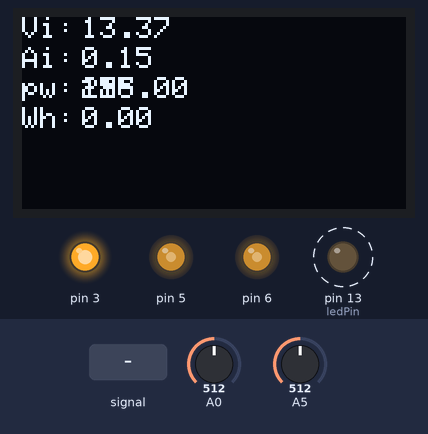
Recording of a sketch running on a simulated Arduino Uno, built with avr-gcc and run on an emulated ATmega328P. On the bench: 128×64 one-colour display, output pins drawn as LEDs (lit = HIGH). Dashed ring = blinking. Inputs (shaded band) come from the test bench; at power-on: A0 = 512, A5 = 512. The display library's start-up logo is not drawn; what the sketch prints to the serial monitor is not drawn.

Above: at 2.6 s.
3.3 s: A0 set to 716
At 6.0 s:
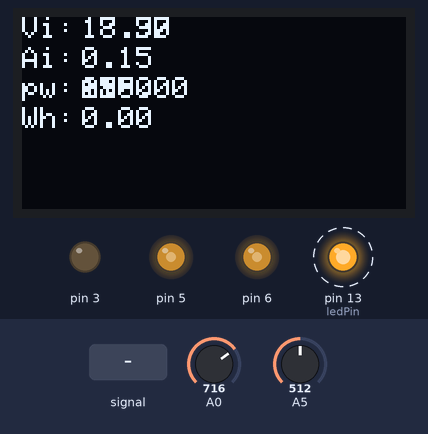
6.3 s: A5 fed a 200 Hz sine of ±255 counts around its level
At 6.52 s:
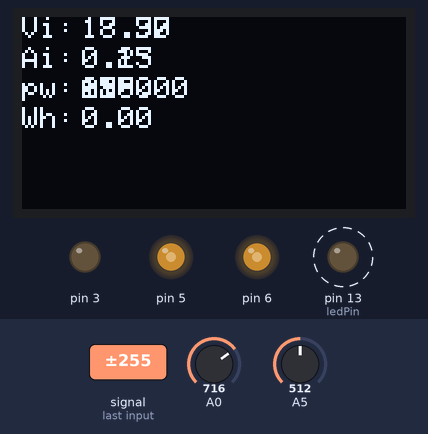
8.1 s: A5 set to 716
At 8.8 s:
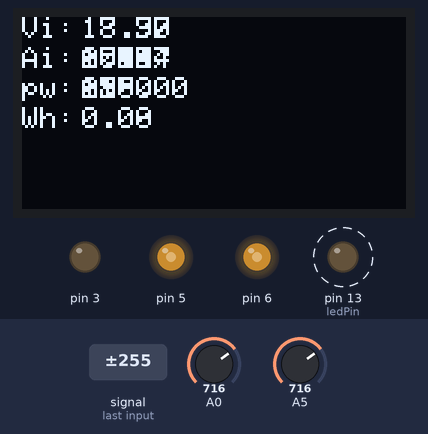
9.7 s: A0 set to 570
At 11.1 s:
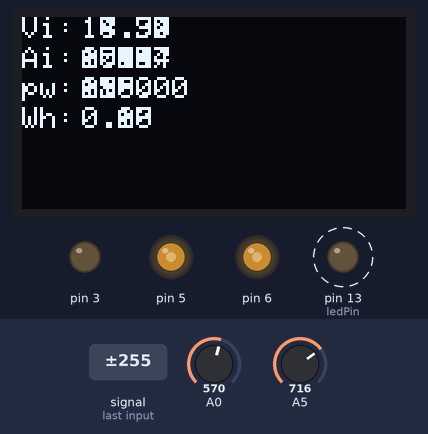
11.8 s: A0 set to 553
At 12.21 s:
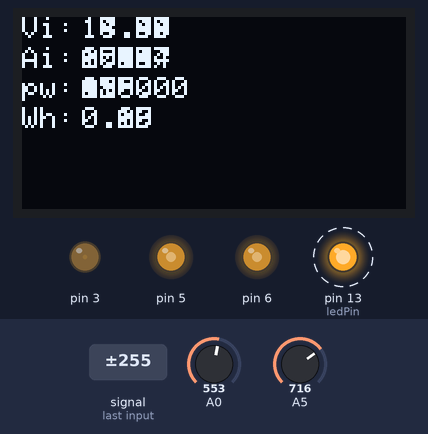
13.9 s: A0 set to 511
At 16.3 s:
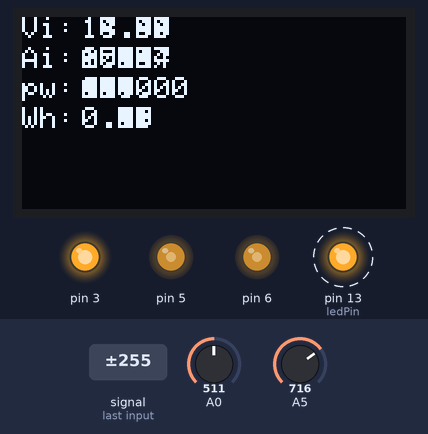
Timing chart, 0 to 16.6 s (numbered marks = the images above; inputs shaded):
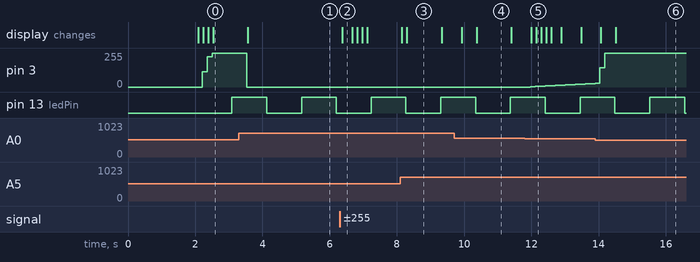

Measured:
- after the input at 3.3 s, pin 3: 255/255 → 0/255 after 0.24 s; the display: changes after 0.27 s (image 1)
- after the input at 6.3 s, the display: changes after 0.08 s (image 2)
- after the input at 8.1 s, the display: first changes after 0.05 s (image 3 shows a later state)
- after the input at 11.8 s, pin 3: moves from 0/255 to 28/255 over 1.9 s, starting after 0.17 s

The sketch:

pwmloggeroled.ino
```cpp
#include <SPI.h>
#include <Wire.h>
#include <Adafruit_GFX.h>
#include <Adafruit_SSD1306.h>
//#include "font.h";
#define SCREEN_WIDTH 128 // OLED display width, in pixels
#define SCREEN_HEIGHT 64 // OLED display height, in pixels

// Declaration for an SSD1306 display connected to I2C (SDA, SCL pins)
#define OLED_RESET     -1 // Reset pin # (or -1 if sharing Arduino reset pin)
Adafruit_SSD1306 display(SCREEN_WIDTH, SCREEN_HEIGHT, &Wire, OLED_RESET);

const int ledPin =  LED_BUILTIN;// the number of the LED pin
int rawcurrentin = 0;
float iin = 0;
int offset = 2490;
int mvperamp = 66;
float watthour =0;
float wattsec=0;

// Variables will change:
int ledState = LOW;             // ledState used to set the LED

// Generally, you should use "unsigned long" for variables that hold time
// The value will quickly become too large for an int to store
unsigned long previousMillis = 0;        // will store last time LED was updated


void setup()
{ if(!display.begin(SSD1306_SWITCHCAPVCC, 0x3C)) { // Address 0x3D for 128x64
    Serial.println(F("SSD1306 allocation failed"));
    for(;;); // Don't proceed, loop forever
  }
display.display();
  delay(2000); // Pause for 2 seconds

  // Clear the buffer
  display.clearDisplay();


  TCCR0A = TCCR0A | 0x30;
 TCCR0B = TCCR0B & 0xF8 | 0x01;
TCCR2B = TCCR2B & 0xF8 | 0x01;
 pinMode(ledPin, OUTPUT);
 analogWrite(5, 117);
analogWrite(6, 137);
     Serial.begin(9600);
  display.setTextSize(1);             // Normal 1:1 pixel scale
  display.setTextColor(SSD1306_WHITE);        // Draw white text
  display.setCursor(0,0);             // Start at top-left corner
  display.println(F("Vi:"));
  display.setCursor(0,10);             // Start at top-left corner
  display.println(F("Ai:"));
  display.setCursor(0,20);             // Start at top-left corner
  display.println(F("pw:"));
display.setCursor(0,30);             // Start at top-left corner
  display.println(F("Wh:"));
  display.display();
 // delay(2000);


}
char string[8];
char strin[8];
int del;
const int setPoint = 1450;
 int measurement = 0;
 int pulseWidth = 0;
 int difference = 0;
 int stepSize = 0;
 long interval = 0;
void loop()
{
  float voltagein = ((analogRead (A0)*5.0*120400.0)/(21700.0*1024 ))-0.5;
  float ampsin = 0;
  for (int i = 0; i < 1000; i++) {
    ampsin = ampsin + analogRead(A5);
  }
  rawcurrentin = ampsin / 1000;
  //   rawvoltagein=analogRead(voltagein);
  //   rawcurrentout=analogRead(currentout);
  //  rawvoltageout=analogRead(voltageout);
  iin = ((rawcurrentin / 1024.0 * 5.0 * 1000) - offset) / mvperamp;
  //measurement = analogRead (A1);
/*pulseWidth = map(measurement, 0, 1023, 0, 253);
 analogWrite(3, pulseWidth);*/


measurement = voltagein*100;
 difference = abs(setPoint - measurement);
 stepSize = difference;
 if (measurement < setPoint)
 {
 pulseWidth += stepSize;
 if (pulseWidth > 255) pulseWidth = 255;
 }
 if (measurement > setPoint)
 {
 pulseWidth -= stepSize;
 if (pulseWidth < 0) pulseWidth = 0;
 }
  //Serial.println(differenceM);
analogWrite(3, pulseWidth);
// constants won't change:
        // interval at which to blink (milliseconds)
//interval =50000/((pulseWidth/25)*2);
interval =64000;
unsigned long currentMillis = millis();
//Serial.println(currentMillis);
  //Serial.println(previousMillis);

  if (currentMillis - previousMillis >= interval) {
    // save the last time you blinked the LED
    previousMillis = currentMillis;

    // if the LED is off turn it on and vice-versa:
    if (ledState == LOW) {
      ledState = HIGH;
    } else {
      ledState = LOW;
    }

    // set the LED with the ledState of the variable:
    digitalWrite(ledPin, ledState);
    float power=voltagein*iin;

    wattsec=wattsec+power;
    watthour=wattsec/3600.00;
    Serial.println(wattsec);
  }
 // Serial.println(interval);


//LcdXY(16,0);
float pulswi=pulseWidth*1.0;
//char vdis = dtostrf(voltagein,5,2,string);


display.setCursor(20,0);             // Start at top-left corner
  display.println(voltagein);
  display.setCursor(20,10);             // Start at top-left corner
  display.println(iin);
  display.setCursor(20,20);             // Start at top-left corner
  display.println(pulswi);
display.setCursor(20,30);             // Start at top-left corner
  display.println(watthour);
  display.display();
/*  LcdWriteString(dtostrf(voltagein,5,2,string));
  LcdXY(16,1);
  LcdWriteString(dtostrf(iin,5,2,string));
  LcdXY(16,2);
LcdWriteString(dtostrf(pulswi,5,2,string));
LcdXY(16,3);
LcdWriteString(dtostrf(watthour,5,2,string));*/
}
```
